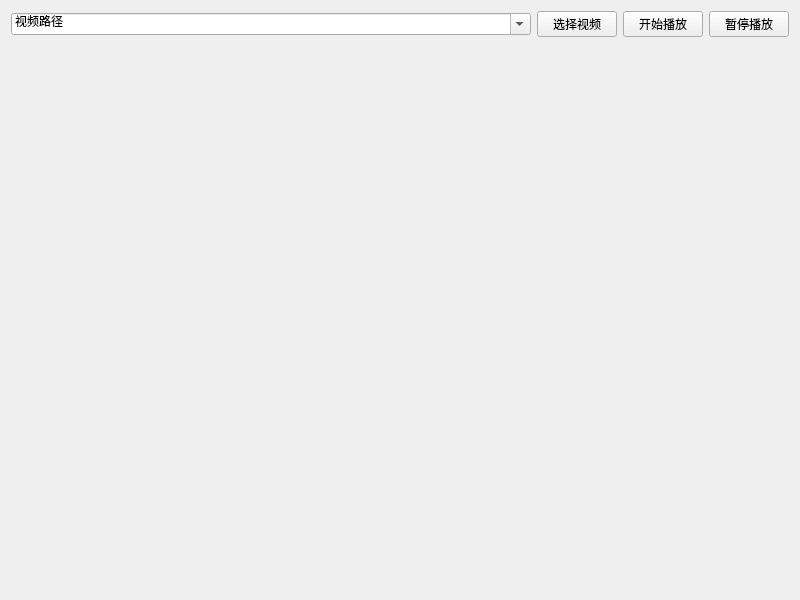
<?xml version="1.0" encoding="UTF-8"?>
<ui version="4.0">
 <class>Widget</class>
 <widget class="QWidget" name="Widget">
  <property name="geometry">
   <rect>
    <x>0</x>
    <y>0</y>
    <width>800</width>
    <height>600</height>
   </rect>
  </property>
  <property name="windowTitle">
   <string>Widget</string>
  </property>
  <layout class="QGridLayout" name="gridLayout">
   <item row="0" column="0">
    <widget class="QComboBox" name="com_url">
     <property name="enabled">
      <bool>true</bool>
     </property>
     <property name="sizePolicy">
      <sizepolicy hsizetype="Preferred" vsizetype="Fixed">
       <horstretch>0</horstretch>
       <verstretch>0</verstretch>
      </sizepolicy>
     </property>
     <property name="editable">
      <bool>true</bool>
     </property>
     <property name="currentText">
      <string>视频路径</string>
     </property>
    </widget>
   </item>
   <item row="0" column="1">
    <widget class="QPushButton" name="but_file">
     <property name="sizePolicy">
      <sizepolicy hsizetype="Fixed" vsizetype="Fixed">
       <horstretch>0</horstretch>
       <verstretch>0</verstretch>
      </sizepolicy>
     </property>
     <property name="text">
      <string>选择视频</string>
     </property>
    </widget>
   </item>
   <item row="0" column="2">
    <widget class="QPushButton" name="but_open">
     <property name="sizePolicy">
      <sizepolicy hsizetype="Fixed" vsizetype="Fixed">
       <horstretch>0</horstretch>
       <verstretch>0</verstretch>
      </sizepolicy>
     </property>
     <property name="text">
      <string>开始播放</string>
     </property>
    </widget>
   </item>
   <item row="0" column="3">
    <widget class="QPushButton" name="btn_pause">
     <property name="sizePolicy">
      <sizepolicy hsizetype="Fixed" vsizetype="Fixed">
       <horstretch>0</horstretch>
       <verstretch>0</verstretch>
      </sizepolicy>
     </property>
     <property name="text">
      <string>暂停播放</string>
     </property>
    </widget>
   </item>
   <item row="1" column="0" colspan="4">
    <widget class="PlayImage" name="playimage" native="true">
     <property name="sizePolicy">
      <sizepolicy hsizetype="Preferred" vsizetype="Preferred">
       <horstretch>0</horstretch>
       <verstretch>0</verstretch>
      </sizepolicy>
     </property>
    </widget>
   </item>
  </layout>
 </widget>
 <customwidgets>
  <customwidget>
   <class>PlayImage</class>
   <extends>QWidget</extends>
   <header location="global">playimage.h</header>
   <container>1</container>
  </customwidget>
 </customwidgets>
 <resources/>
 <connections/>
</ui>
